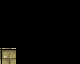

Tiled map render using the project's own tile images. Description and the whole map definition, tile-layer contents included, below:
An orthogonal 5x4 tile map with 16x16 px tiles, 1 tile layer (块层 1).

<map version="1.0" orientation="orthogonal" width="5" height="4" tilewidth="16" tileheight="16">
 <tileset firstgid="1" name="tmw_desert_spacing" tilewidth="16" tileheight="16">
  <image source="tmw_desert_spacing.png" width="265" height="199" />
 </tileset>
 <layer name="块层 1" width="5" height="4">
  <data>
   <tile gid="0" />
   <tile gid="0" />
   <tile gid="0" />
   <tile gid="0" />
   <tile gid="0" />
   <tile gid="0" />
   <tile gid="0" />
   <tile gid="0" />
   <tile gid="0" />
   <tile gid="0" />
   <tile gid="0" />
   <tile gid="0" />
   <tile gid="0" />
   <tile gid="0" />
   <tile gid="0" />
   <tile gid="35" />
   <tile gid="0" />
   <tile gid="0" />
   <tile gid="0" />
   <tile gid="0" />
  </data>
 </layer>
</map>
